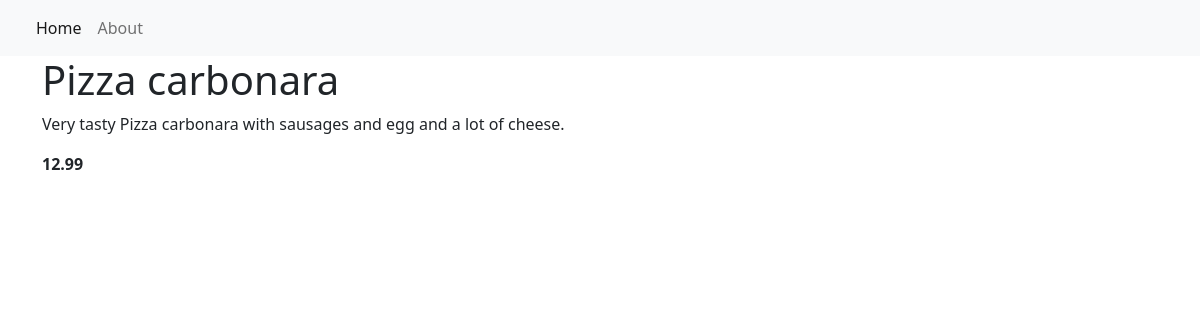
Screenshot of /item/3 with the database file from the repository.
### restaurant_menu/models.py (models this page shows, shortened)
class Item(models.Model):
    meal_id = models.AutoField(primary_key=True)
    meal = models.CharField(max_length=500, unique=True)
    description = models.CharField(max_length=2000)
    price = models.DecimalField(max_digits=10, decimal_places=2)
    meal_type = models.CharField(max_length=200, choices=MEAL_TYPE)
    author = models.ForeignKey(User, on_delete=models.PROTECT)  # If user was deleted, all his records will stay
    status = models.IntegerField(choices=STATUS, default=1)
    date_created = models.DateTimeField(auto_now_add=True)
    date_updated = models.DateTimeField(auto_now=True)

### restaurant_menu/views.py (the view)
# urls.py: path('item/<int:pk>', views.MenuItemDetail.as_view(), name='item-detail')
class MenuItemDetail(generic.DetailView):
    model = Item
    template_name = "menu-item.html"

### restaurant_menu/templates/menu-item.html
{% extends 'base.html' %}
{% block content %}
<div class="container">
    <h1>{{ item.meal }}</h1>
    <p>{{ item.description }}</p>
    <b>{{ item.price }}</b>
</div>
{% endblock content %}

### rows the page displays
Item: meal "Pizza carbonara", description "Very tasty Pizza carbonara with sausages and egg and a lot of cheese.", price "12.99"
